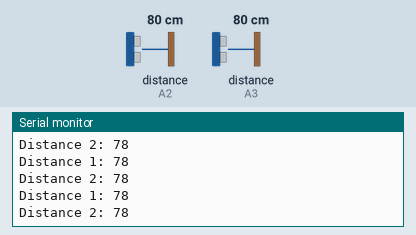
Recording of a sketch running on a simulated Arduino Uno, built with avr-gcc and run on an emulated ATmega328P. Shown: the last lines printed to the serial monitor. Wiring (inferred from the names in the program): 2 × ultrasonic range finder: trigger A1, echo A3 / trigger A4, echo A2. The inputs (shaded band) are chosen by the test bench; at power-on: distance to the obstacle (sensors on A2, A3) 80 cm. The echo pulse lasts 58.3 µs per cm.

Above: at 1.2 s.
1.3 s: distance to the obstacle (sensor on A2) set to 60 cm
At 1.34 s:
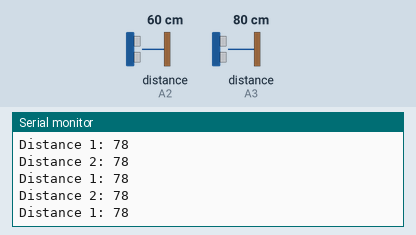
4.3 s: distance to the obstacle (sensor on A3) set to 35 cm
At 4.31 s:
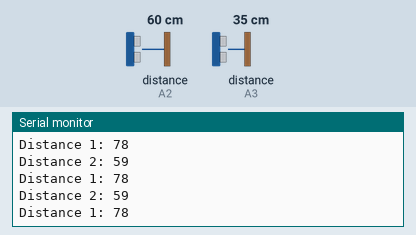
7.3 s: distance to the obstacle (sensor on A3) set to 250 cm
At 7.42 s:
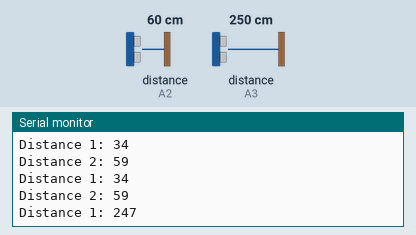
10.3 s: distance to the obstacle (sensor on A2) set to 2 cm
At 10.41 s:
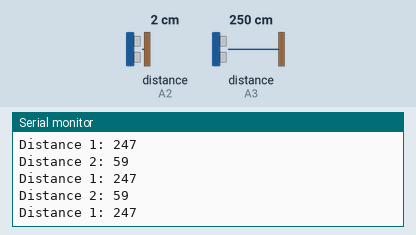
11.8 s: distance to the obstacle (sensor on A3) set to 299 cm
At 11.81 s:
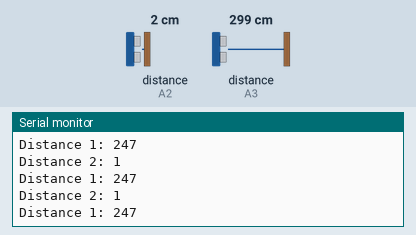
Timing chart, 0 to 14.8 s (numbered marks = the images above; inputs shaded):
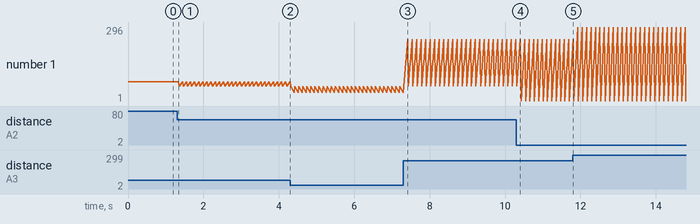

The sketch:

UltrasonicController.ino
```cpp
// defines pins numbers for the first sensor
const int trigPin1 = A1;
const int echoPin1 = A3;

// defines pins numbers for the second sensor
const int trigPin2 = A4;
const int echoPin2 = A2;

// defines variables for the first sensor
long duration1;
int distance1;

// defines variables for the second sensor
long duration2;
int distance2;

void setup() {
  pinMode(trigPin1, OUTPUT); // Sets the trigPin1 as an Output
  pinMode(echoPin1, INPUT);  // Sets the echoPin1 as an Input

  pinMode(trigPin2, OUTPUT); // Sets the trigPin2 as an Output
  pinMode(echoPin2, INPUT);  // Sets the echoPin2 as an Input

  Serial.begin(9600); // Starts the serial communication
}

void loop() {
  // ------- Readings from the first sensor ----------
  digitalWrite(trigPin1, LOW);          // Clears the trigPin1
  delayMicroseconds(2);

  digitalWrite(trigPin1, HIGH);         // Sets the trigPin1 on HIGH state for 10 microseconds
  delayMicroseconds(10);
  digitalWrite(trigPin1, LOW);

  duration1 = pulseIn(echoPin1, HIGH);  // Reads the echoPin1, returns the sound wave travel time in microseconds

  distance1 = duration1 * 0.034 / 2;     // Calculating the distance for the first sensor

  Serial.print("Distance 1: ");         // Prints the distance from the first sensor on the Serial Monitor
  Serial.println(distance1);


  //delay to avoid interference
  delayMicroseconds(100);
  //

  // ------- Readings from the second sensor ----------
  digitalWrite(trigPin2, LOW);          // Clears the trigPin2
  delayMicroseconds(2);

  digitalWrite(trigPin2, HIGH);         // Sets the trigPin2 on HIGH state for 10 microseconds
  delayMicroseconds(10);
  digitalWrite(trigPin2, LOW);

  duration2 = pulseIn(echoPin2, HIGH);  // Reads the echoPin2, returns the sound wave travel time in microseconds

  distance2 = duration2 * 0.034 / 2;     // Calculating the distance for the second sensor

  Serial.print("Distance 2: ");         // Prints the distance from the second sensor on the Serial Monitor
  Serial.println(distance2);

  delay(100); // Delay between readings
}
```

Measured:
- after the input at 7.3 s, the serial monitor: prints a new line after 0.12 s (image 3)
- plotted number 1: 78 → 34 after the input at 4.3 s, 34 → 247 after the input at 7.3 s
